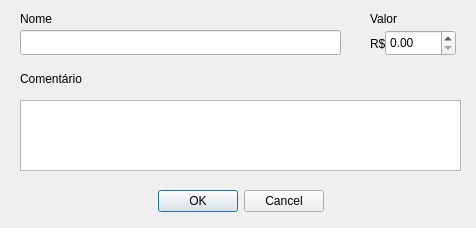
<?xml version="1.0" encoding="UTF-8"?>
<ui version="4.0">
 <class>Form</class>
 <widget class="QWidget" name="Form">
  <property name="geometry">
   <rect>
    <x>0</x>
    <y>0</y>
    <width>476</width>
    <height>228</height>
   </rect>
  </property>
  <property name="windowTitle">
   <string>Investimento</string>
  </property>
  <widget class="QLabel" name="labelReserva">
   <property name="geometry">
    <rect>
     <x>20</x>
     <y>10</y>
     <width>51</width>
     <height>17</height>
    </rect>
   </property>
   <property name="minimumSize">
    <size>
     <width>51</width>
     <height>17</height>
    </size>
   </property>
   <property name="maximumSize">
    <size>
     <width>51</width>
     <height>17</height>
    </size>
   </property>
   <property name="text">
    <string>Nome</string>
   </property>
  </widget>
  <widget class="QLineEdit" name="inputReserva">
   <property name="geometry">
    <rect>
     <x>20</x>
     <y>30</y>
     <width>321</width>
     <height>25</height>
    </rect>
   </property>
  </widget>
  <widget class="QTextEdit" name="textComentario">
   <property name="geometry">
    <rect>
     <x>20</x>
     <y>100</y>
     <width>441</width>
     <height>71</height>
    </rect>
   </property>
  </widget>
  <widget class="QLabel" name="labelComentario">
   <property name="geometry">
    <rect>
     <x>20</x>
     <y>70</y>
     <width>81</width>
     <height>17</height>
    </rect>
   </property>
   <property name="text">
    <string>Comentário</string>
   </property>
  </widget>
  <widget class="QLabel" name="labelValor">
   <property name="geometry">
    <rect>
     <x>370</x>
     <y>10</y>
     <width>41</width>
     <height>17</height>
    </rect>
   </property>
   <property name="text">
    <string>Valor</string>
   </property>
  </widget>
  <widget class="QDoubleSpinBox" name="spinValor">
   <property name="geometry">
    <rect>
     <x>385</x>
     <y>30</y>
     <width>71</width>
     <height>26</height>
    </rect>
   </property>
   <property name="decimals">
    <number>2</number>
   </property>
   <property name="maximum">
    <double>99999.990000000005239</double>
   </property>
   <property name="value">
    <double>0.000000000000000</double>
   </property>
  </widget>
  <widget class="QLabel" name="labelValor_2">
   <property name="geometry">
    <rect>
     <x>370</x>
     <y>35</y>
     <width>16</width>
     <height>17</height>
    </rect>
   </property>
   <property name="text">
    <string>R$</string>
   </property>
  </widget>
  <widget class="QDialogButtonBox" name="buttonBox">
   <property name="geometry">
    <rect>
     <x>0</x>
     <y>190</y>
     <width>481</width>
     <height>23</height>
    </rect>
   </property>
   <property name="standardButtons">
    <set>QDialogButtonBox::Cancel|QDialogButtonBox::Ok</set>
   </property>
   <property name="centerButtons">
    <bool>true</bool>
   </property>
  </widget>
 </widget>
 <tabstops>
  <tabstop>inputReserva</tabstop>
  <tabstop>spinValor</tabstop>
  <tabstop>textComentario</tabstop>
 </tabstops>
 <resources/>
 <connections/>
</ui>
